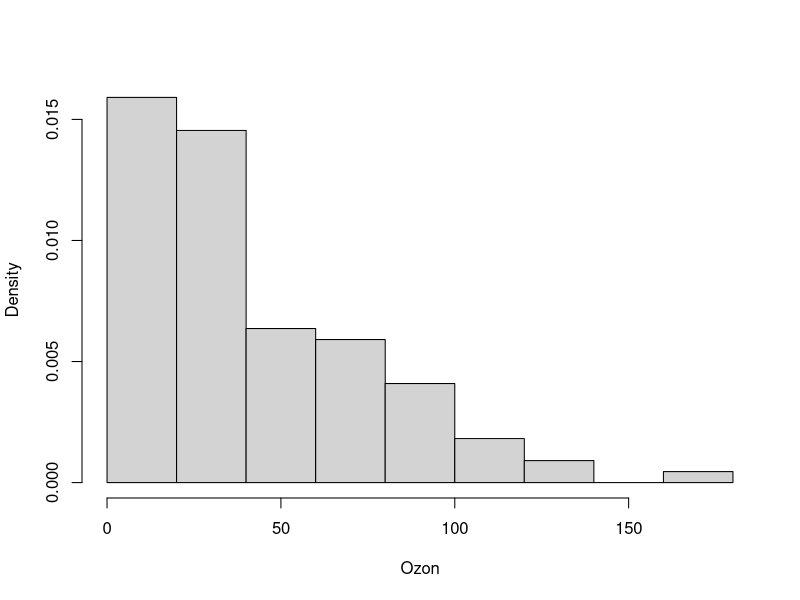
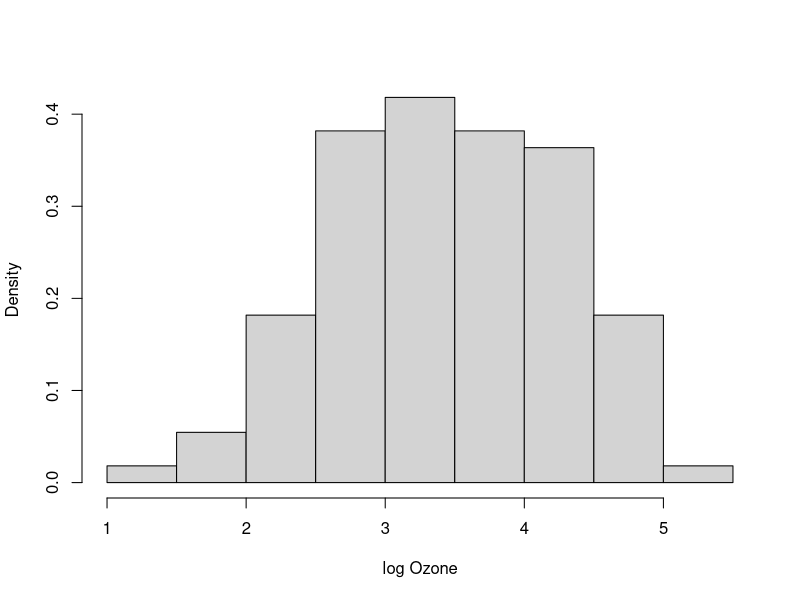
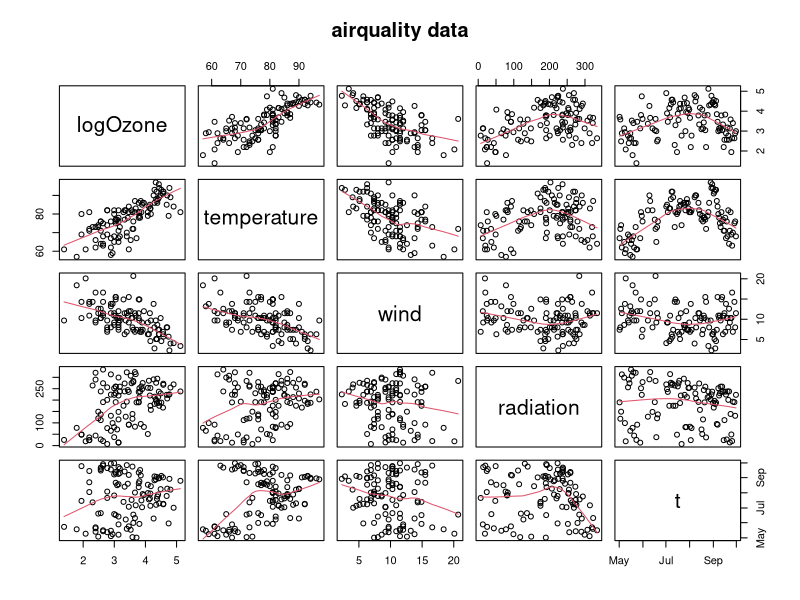
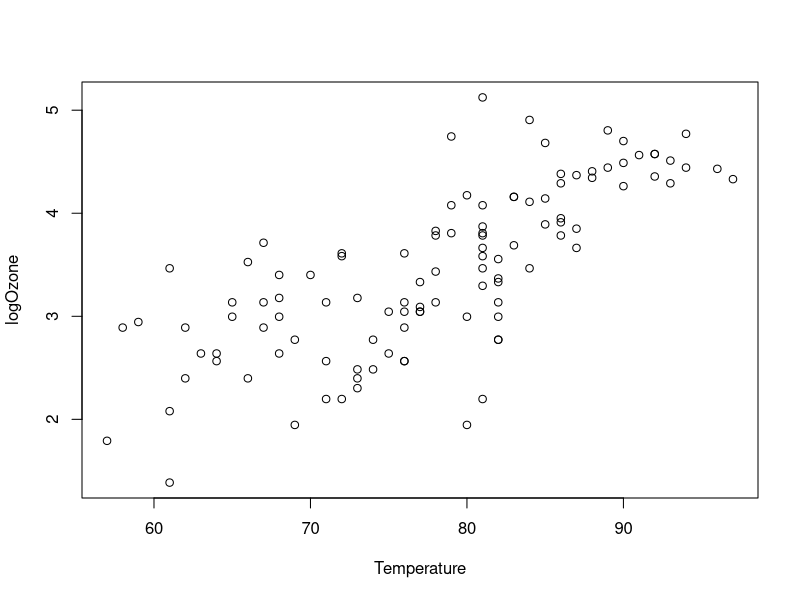
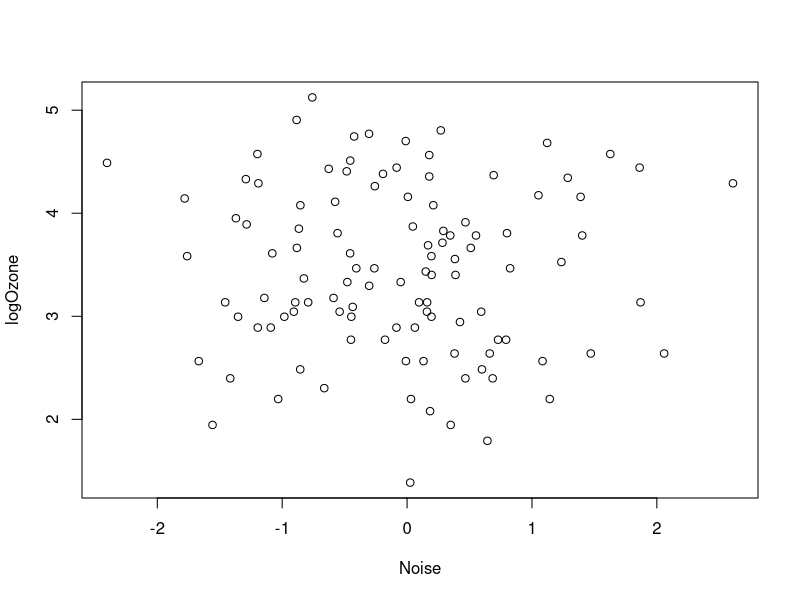
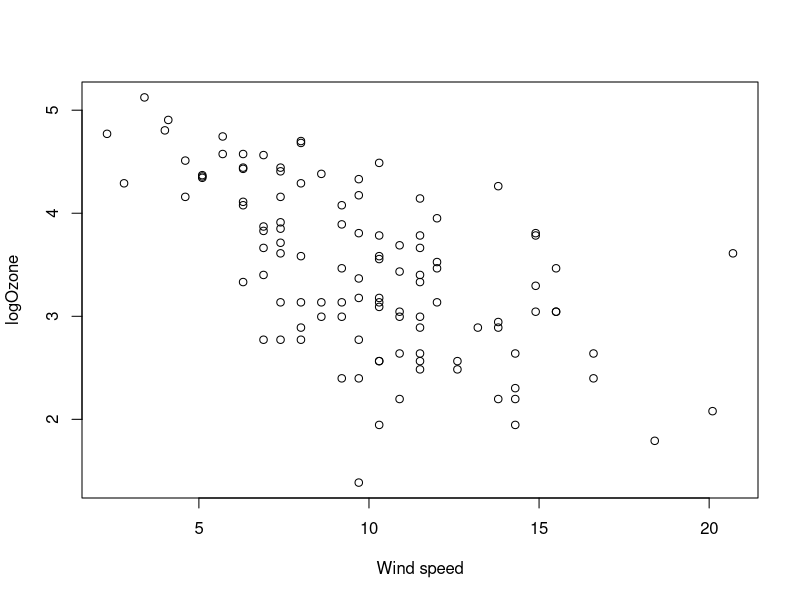
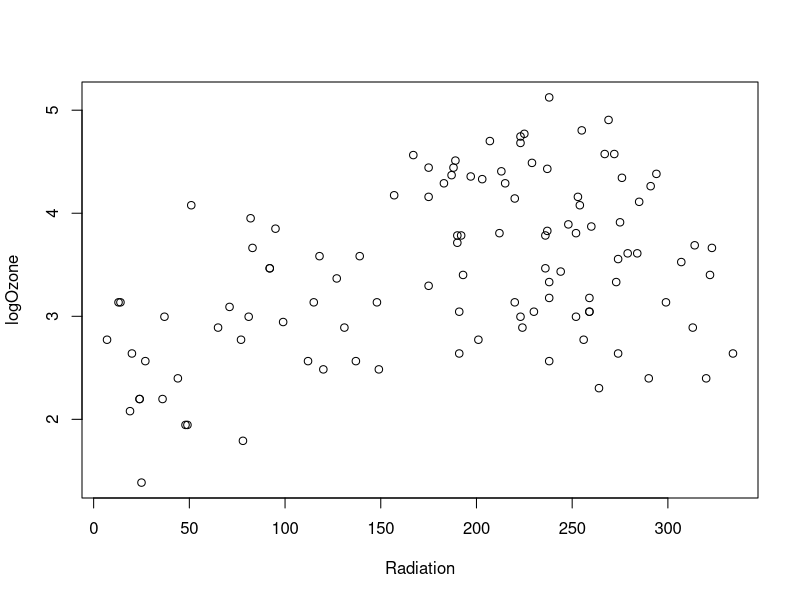
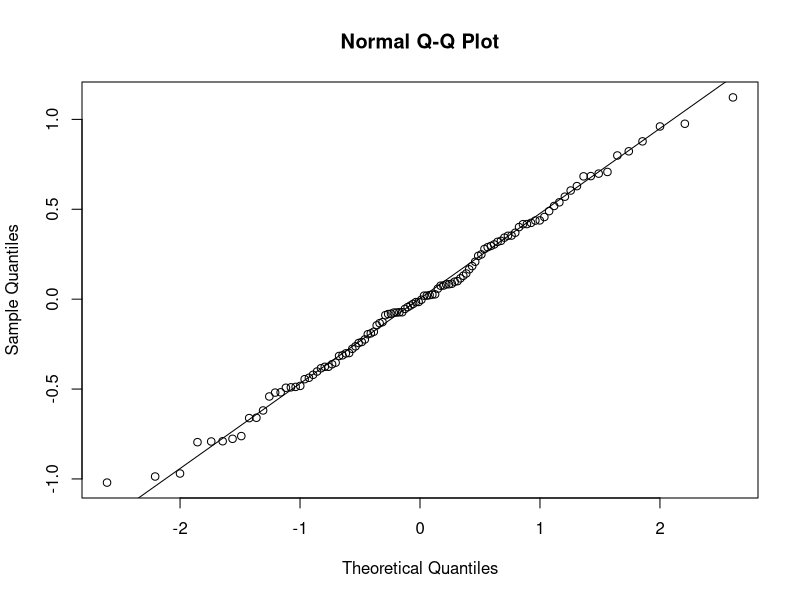

Write the R code that produced these figures, in order.
################################
## Se info about  data
?airquality
## Copy the data
Air <- airquality
## Remove rows with at least one NA value
Air <- na.omit(Air)

## Remove one outlier
Air <- Air[-which(Air$Ozone == 1), ]

## Check  the empirical density
hist(Air$Ozone, probability=TRUE, xlab="Ozon", main="")

## Concentrations are positive and very skewed, let's  
## log-transform right away: 
## (although really one could wait and check residuals from models)
Air$logOzone <- log(Air$Ozone)
## Bedre epdf?
hist(Air$logOzone, probability=TRUE, xlab="log Ozone", main="")

## Make a time variable (R timeclass, se ?POSIXct)
Air$t <- ISOdate(1973, Air$Month, Air$Day)
## Keep only some of the columns
Air <- Air[ ,c(7,4,3,2,8)]
## New names of the columns
names(Air) <- c("logOzone","temperature","wind","radiation","t")

## What's in  Air?
str(Air)
Air
head(Air)
tail(Air)

## Typically one would  begin with a pairs plot
pairs(Air, panel = panel.smooth, main = "airquality data")


################################

## See the relation between ozone and temperature
plot(Air$temperature, Air$logOzone, xlab="Temperature", ylab="logOzone")

## Correlation
cor(Air$temperature, Air$logOzone)

## Fit a simple linear regression model
summary(lm(logOzone ~ temperature, data=Air))

## Add a vector with random values, is there a significant linear relation?
## ONLY for ILLUSTRATION purposes
Air$noise <- rnorm(nrow(Air))
plot(Air$noise, Air$logOzone, xlab="Noise", ylab="logOzone")
cor(Air$noise, Air$logOzone)
summary(lm(logOzone ~ noise, data=Air))


################################
## With each of the other two independent variables

## Simple linear regression model with the wind speed
plot(Air$wind, Air$logOzone, ylab="logOzone", xlab="Wind speed")
cor(Air$wind, Air$logOzone)
summary(lm(logOzone ~ wind, data=Air))

## Simple linear regression model with the radiation
plot(Air$radiation, Air$logOzone, ylab="logOzone", xlab="Radiation")
cor(Air$radiation, Air$logOzone)
summary(lm(logOzone ~ radiation, data=Air))


################################
## Extend the model

## Forward selection:
## Add wind to the model
summary(lm(logOzone ~ temperature + wind, data=Air))
## Add radiation to the model
summary(lm(logOzone ~ temperature + wind + radiation, data=Air))

################################
## Backward selection

## Fit the full model
summary(lm(logOzone ~ temperature + wind + radiation + noise, data=Air))
## Remove the most non-significant input, are all now significant?
summary(lm(logOzone ~ temperature + wind + radiation, data=Air))


################################
## Assumption of normal distributed residuals

## Save the selected fit
fitSel <- lm(logOzone ~ temperature + wind + radiation, data=Air)

## qq-normalplot
qqnorm(fitSel$residuals)
qqline(fitSel$residuals)


################################
## Plot the residuals vs. predicted values

plot(fitSel$fitted.values, fitSel$residuals, xlab="Predicted values", 
     ylab="Residuals")


################################
## Plot the residuals vs. the independent variables

par(mfrow=c(1,3))
plot(Air$temperature, fitSel$residuals, xlab="Temperature")
plot(Air$wind, fitSel$residuals, xlab="Wind speed")
plot(Air$radiation, fitSel$residuals, xlab="Radiation")


################################
## Extend the ozone model with appropriate curvilinear regression

## Make the squared wind speed
Air$windSq <- Air$wind^2
## Add it to the model
fitWindSq <- lm(logOzone ~ temperature + wind + windSq + radiation, data=Air)
summary(fitWindSq)

## Equivalently for the temperature
Air$temperature2 <- Air$temperature^2
## Add it
fitTemperatureSq <- lm(logOzone ~ temperature + temperature2 + wind + radiation, data=Air)
summary(fitTemperatureSq)

## Equivalently for the radiation
Air$radiation2 <- Air$radiation^2
## Add it
fitRadiationSq <- lm(logOzone ~ temperature + wind + radiation + radiation2, data=Air)
summary(fitRadiationSq)

## Which one was best?
## One could try to extend the model further
fitWindSqTemperaturSq <- lm(logOzone ~ temperature + temperature2 + wind + windSq + radiation, data=Air)
summary(fitWindSqTemperaturSq)

## Model validation
par(mfrow=c(1, 2))
qqnorm(fitWindSq$residuals)
qqline(fitWindSq$residuals)
plot(fitWindSq$fitted.values, fitWindSq$residuals, pch=19)


################################
## Confidence and prediction intervals for the curvilinear model

## Generate a new data.frame with constant temperature and radiation, but with varying wind speed
par(mfrow=c(1, 1))
wind <- seq(1, 20.3, by=0.1)
AirForPred <- data.frame(temperature=mean(Air$temperature), wind=wind, 
                         windSq=wind^2, radiation=mean(Air$radiation))

## Calculate confidence and prediction intervals (actually bands)
CI <- predict(fitWindSq, newdata=AirForPred, interval="confidence", level=0.95)
PI <- predict(fitWindSq, newdata=AirForPred, interval="prediction", level=0.95)

## Plot them
plot(wind, CI[,"fit"], ylim=range(CI,PI), type="l", ylab="logOzone",
     main=paste("At temperature =",format(mean(Air$temperature),digits=3), 
                "and radiation =", format(mean(Air$radiation),digits=3)))
lines(wind, CI[,"lwr"], lty=2, col=2)
lines(wind, CI[,"upr"], lty=2, col=2)
lines(wind, PI[,"lwr"], lty=2, col=3)
lines(wind, PI[,"upr"], lty=2, col=3)
## legend
legend("topright", c("Prediction","95% confidence band","95% prediction band"), lty=c(1,2,2), col=1:3)


################################
## See problems with highly correlated inputs
## Generate values for MLR
n <- 100
## First variable
x1 <- sin(0:(n-1)/(n-1)*2*2*pi) + rnorm(n, 0, 0.1)
plot(x1, type="b")
## The second variable is the first plus a little noise
x2 <- x1 + rnorm(n, 0, 0.1)
## x1 and x2 are highly correlated
plot(x1,x2)
cor(x1,x2)
## Simulate an MLR
beta0=20; beta1=1; beta2=1; sigma=1
y <- beta0 + beta1 * x1 + beta2 * x2 + rnorm(n,0,sigma)
## See scatter plots for y vs. x1, and y vs. x2
par(mfrow=c(1,2))
plot(x1,y)
plot(x2,y)
## Fit an MLR
summary(lm(y ~ x1 + x2))

## If it was an experiment and the effects could be separated in the design
x1[1:(n/2)] <- 0
x2[(n/2):n] <- 0
## Plot them
plot(x1, type="b")
lines(x2, type="b", col="red")
## Now very low correlation
cor(x1,x2)
## Simulate MLR again
y <- beta0 + beta1 * x1 + beta2 * x2 + rnorm(n,0,sigma)
## and fit MLR
summary(lm(y ~ x1 + x2))